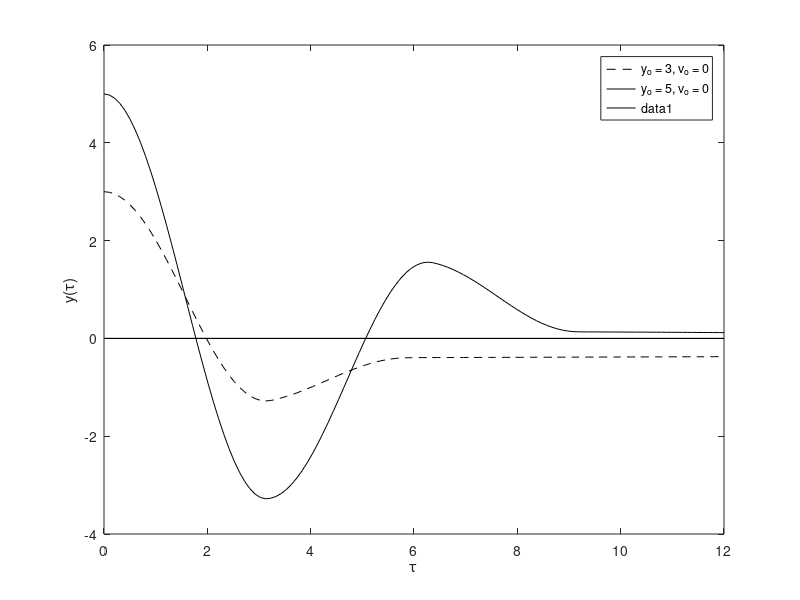
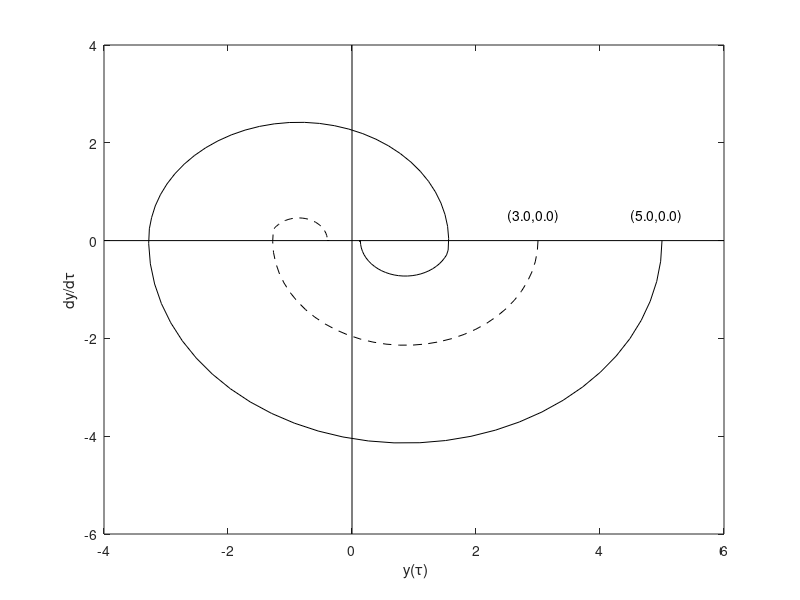

Here is the MATLAB script that generated these plots, in order:
function System_with_Coulomb_Damping
mu = 0.86; yo = [3.0, 5.0]; vo = [0.0, 0.0];
tspan = linspace(0, 12, 120);
options = odeset('AbsTol', [1e-3, 1e-3]);
lintyp = char('--k', '-k'); lab = ', v_o = 0';
for n = 1:2
[t, y] = ode45(@CoulombDamping, tspan, [yo(n) vo(n)]', options, mu);
figure(1)
plot(t, y(:,1), lintyp(n,:))
hold on
figure(2)
plot(y(:,1), y(:,2), lintyp(n,:))
hold on
end
figure(1)
xlabel('\tau')
ylabel('y(\tau)')
axis([0.0, 12.0, -4.0, 6.0])
plot([0 12], [0 0], 'k-')
legend(['y_o = ' num2str(yo(1)) lab], ['y_o = ' num2str(yo(2)) lab])
plot([0, 12], [0, 0], 'k-')
figure(2)
xlabel(' y(\tau)')
ylabel('dy/d\tau')
text(2.5, 0.5, '(3.0,0.0)')
text(4.5, 0.5, '(5.0,0.0)')
plot([-4 6], [0 0], 'k-', [0 0], [-6 4], 'k-')
axis([-4.0, 6.0, -6.0, 4.0])
function xdot = CoulombDamping(t, x, mu)
if (abs(x(1)) <= mu) && (x(2) == 0.0)
xdot = [0; 0];
else
xdot = [x(2); -mu*sign(x(2))-x(1)];
end